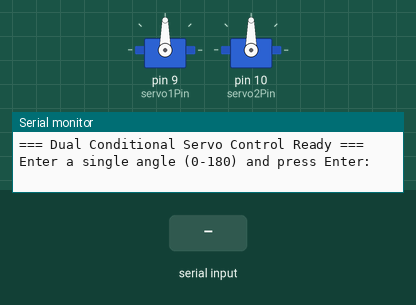
Recording of a sketch running on a simulated Arduino Uno, built with avr-gcc and run on an emulated ATmega328P. Shown: 2 × servo, the last lines printed to the serial monitor. The test bench sets the inputs (shaded band).

Above: at 1.2 s.
1.3 s: "-" received over Serial
At 2.7 s:
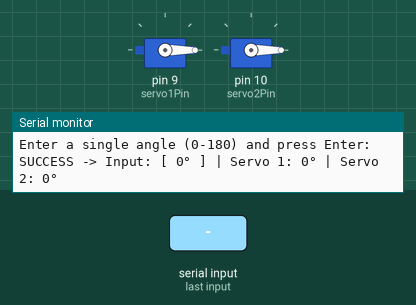
3.8 s: "90,45\n" received over Serial
At 4.8 s:
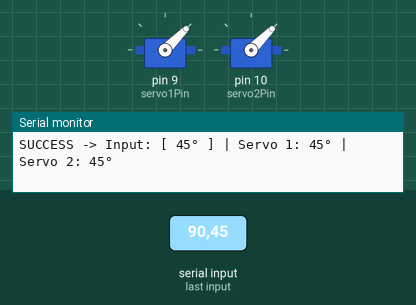
5.3 s: "30,150\n" received over Serial
At 6.1 s:
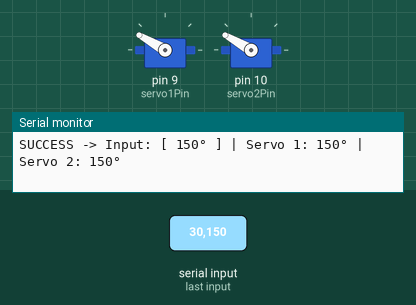
6.8 s: "90\n" received over Serial
At 7.4 s:
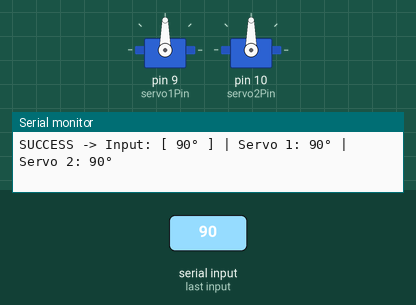
Timing chart, 0 to 9.3 s (numbered marks = the images above; inputs shaded):
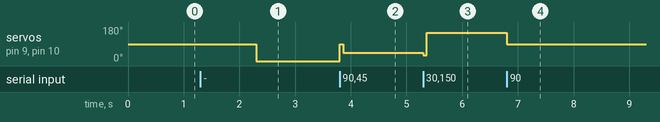

The sketch:

servo_2_set_angle.ino
```cpp
#include <Servo.h>

Servo servo1;
Servo servo2;

const int servo1Pin = 9;  // First servo signal wire to Digital Pin 9
const int servo2Pin = 10; // Second servo signal wire to Digital Pin 10

void setup() {
  Serial.begin(9600);

  servo1.attach(servo1Pin);
  servo2.attach(servo2Pin);

  // Start both at 90 degrees initially
  servo1.write(90);
  servo2.write(90);

  Serial.println("=== Dual Conditional Servo Control Ready ===");
  Serial.println("Enter a single angle (0-180) and press Enter:");
}

void loop() {
  // Only proceed if numerical data is waiting in the serial buffer
  if (Serial.available() > 0) {

    // Check if the next character is a valid digit
    if (isDigit(Serial.peek()) || Serial.peek() == '-') {

      int targetAngle = Serial.parseInt();

      // Validate that the entered angle is within standard 0-180 limits
      if (targetAngle >= 0 && targetAngle <= 180) {

        int s1Angle;
        int s2Angle;

        // Check the conditional layout requested by the user
        if (targetAngle == 90) {
          s1Angle = 90;
          s2Angle = 90;
        } else {
          // If 0 is typed: Servo 1 = 0, Servo 2 = (180 - 0) = 180
          // Works for all other angles too (e.g., if 45 is typed, Servo 2 = 135)
          s1Angle = targetAngle;
          s2Angle = targetAngle;
        }

        // Display the synchronized results cleanly on screen
        Serial.print("SUCCESS -> Input: [ ");
        Serial.print(targetAngle);
        Serial.print("° ] | Servo 1: ");
        Serial.print(s1Angle);
        Serial.print("° | Servo 2: ");
        Serial.print(s2Angle);
        Serial.println("°");

        // Execute the movements simultaneously
        servo1.write(s1Angle);
        servo2.write(s2Angle);

      } else {
        Serial.print("ERROR: '");
        Serial.print(targetAngle);
        Serial.println("' is out of bounds! Enter a number between 0 and 180.");
      }

    } else {
      // Discard trailing spaces or line breaks safely
      Serial.read();
    }
  }
}
```

Measured:
- after the input at 1.3 s, servo on pin 9 (servo1Pin), servo on pin 10 (servo2Pin): 90° → 0° after 1.0 s
- after the input at 3.8 s, servo on pin 9 (servo1Pin), servo on pin 10 (servo2Pin): 0° → 45° at once
- after the input at 5.3 s, servo on pin 9 (servo1Pin), servo on pin 10 (servo2Pin): 45° → 150° at once
- after the input at 6.8 s, servo on pin 9 (servo1Pin), servo on pin 10 (servo2Pin): 150° → 90° at once
